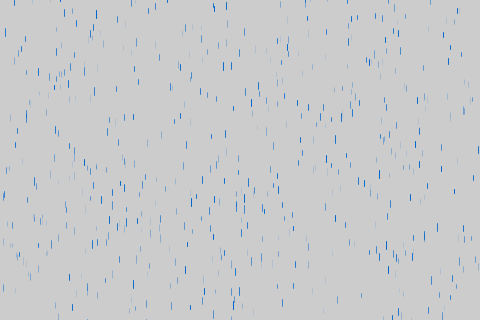
Frame 1 (no input)
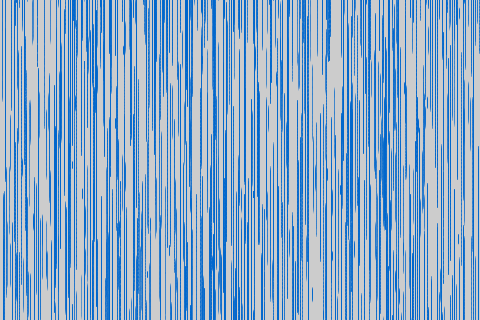
Frame 60 (the mouse pressed at the canvas centre just before this capture)
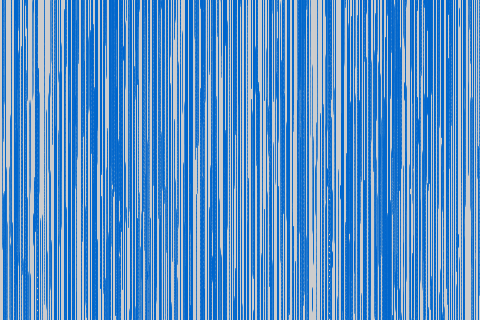
Frame 120 (the mouse held since frame 60 and released just before this capture)

The Processing sketch that drew these frames (run headless with seeded random() and noise(); from frame 60 on, the mouse is pressed at the canvas centre):

// Processing sketch: purpleRain
// ── purpleRain.pde
int nDrops=1000;
float g=0.02;
Drop[] rain=new Drop[nDrops];
void setup(){
  for (int i=0;i<rain.length;i++){
    rain[i]=new Drop();
  }
  //size(displayWidth,displayHeight);
  size(480,320);
  //stroke(125,0,125);
  stroke(0,102,204);
}
void draw(){
  //background(204,153,255);
  for (Drop d:rain){
    d.update();
    d.show();
  }
}
// ── drop.pde
class Drop{
  float x,y,len,yspeed,z;
  Drop(){
    len=random(4,8);
    yspeed=random(2.5,4.5);
    x=random(0,width);
    y=random(-height,height);
    z=random(0,1);
  }
  void update(){
    y+=yspeed*z;
    yspeed+=g;
    if (y>height){
      y=random(-height,0);
      yspeed=random(1.5,3);
    }
  }
  void show(){
    strokeWeight(z);
    line(x,y,x,y+len);
  }
}
